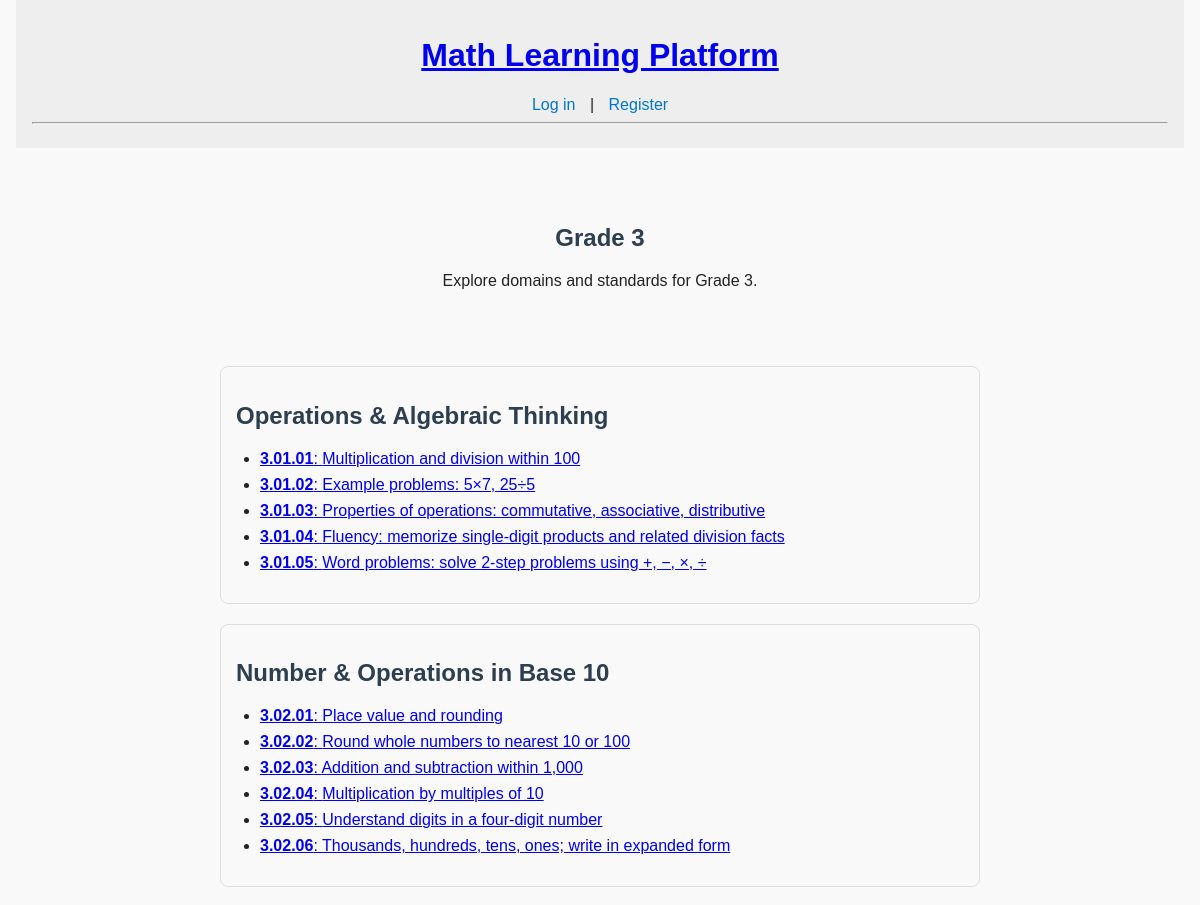
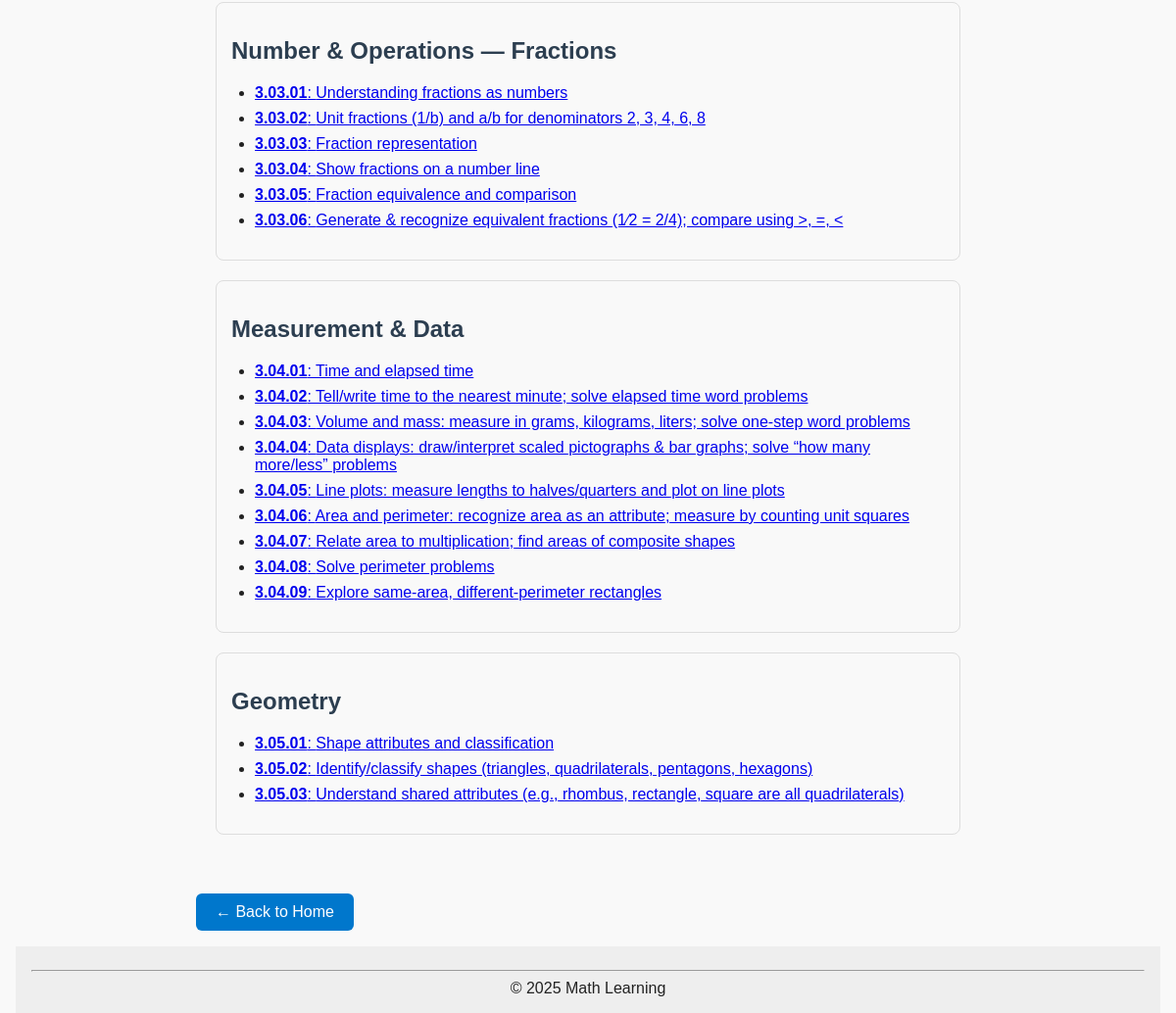
Before: /grade/3/ with the older database file (2 pictures, top to bottom).
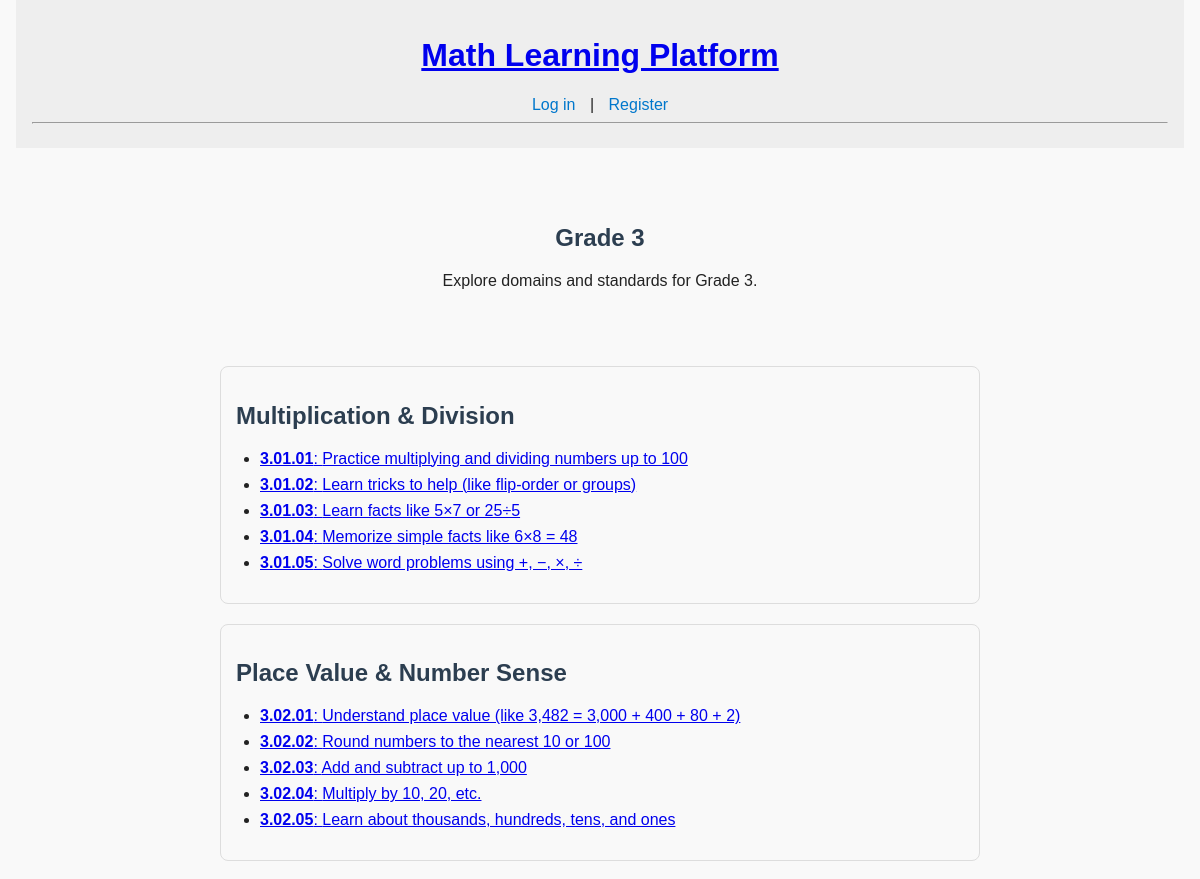
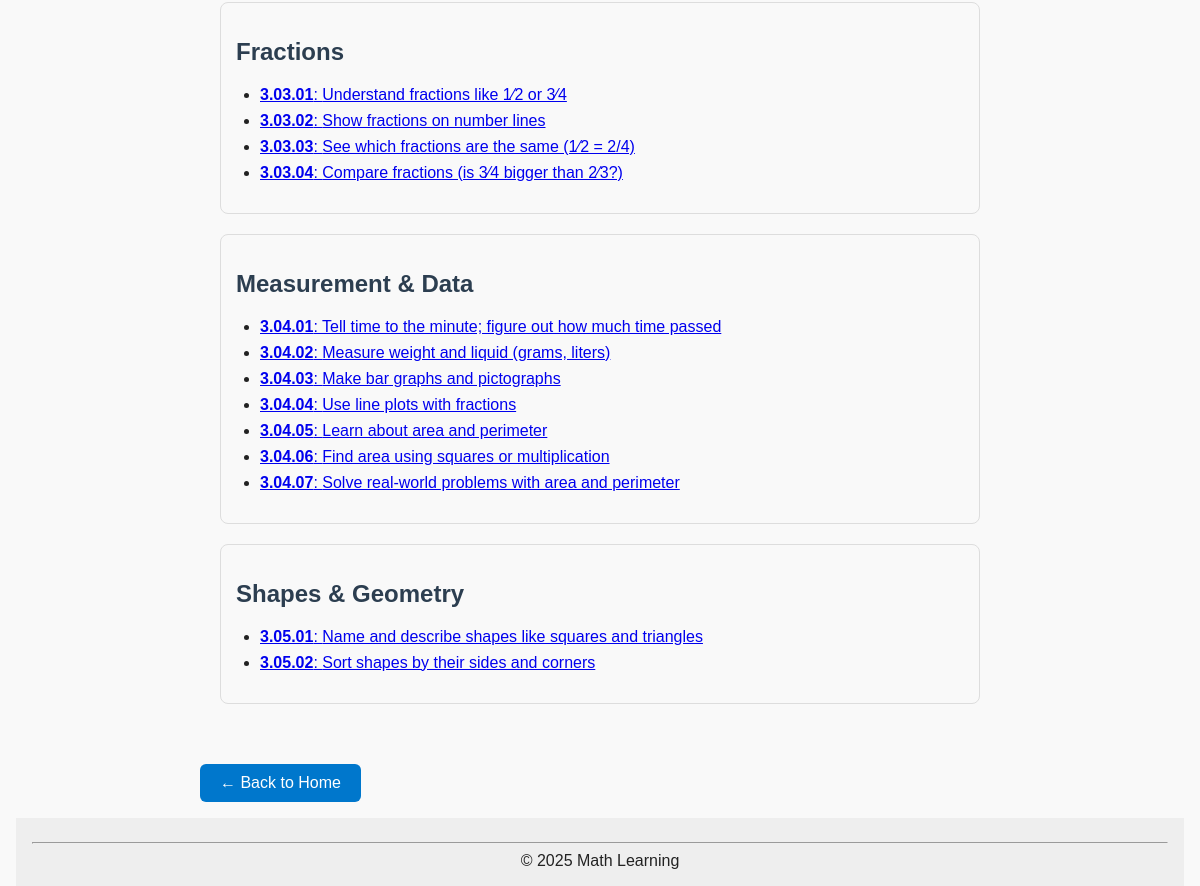
After: the same page with the newer database file (2 pictures, top to bottom).
### curriculum/models.py (models this page shows, shortened)
class Domain(models.Model):
    grade = models.ForeignKey(Grade, on_delete=models.CASCADE, related_name="domains")
    name  = models.CharField(max_length=100)
    slug  = models.SlugField(max_length=120, blank=True)
    sort_order = models.PositiveSmallIntegerField(default=00)
    class Meta:
        unique_together = ("grade", "name")
        ordering = ["grade__level", "sort_order", "name"]

class Standard(models.Model):
    domain      = models.ForeignKey(Domain, on_delete=models.CASCADE, related_name="standards")
    code        = models.CharField(max_length=20, unique=True)
    description = models.TextField()

### core/views.py (the view)
# urls.py: path("grade/<slug:grade_id>/", grades_view, name="grade_detail"),
def grades_view(request, grade_id):
    if grade_id.upper() == "SHSAT":
        level = 9
    elif grade_id.upper() == "SAT":
        level = 10
    else:
        level = int(grade_id)
    grade = Grade.objects.prefetch_related("domains__standards").filter(level=level).first()
    if not grade:
        return render(request, "core/grade_detail.html", {
            "page_title": "Not Found",
            "description": "No data available for this grade.",
            "grade": None,
        })
    page_title = str(grade)
    description = f"Explore domains and standards for {grade}."
    return render(request, "core/grade_detail.html", {
        "grade": grade,  # we now pass the full grade object
        "page_title": page_title,
        "description": description,
    })

### curriculum/models.py (called while the page is built)
    def __str__(self):
        special_names = {
            9: "SHSAT",
            10: "SAT",
        }
        return special_names.get(self.level, f"Grade {self.level}")

### core/templates/core/grade_detail.html (shortened to what this page needs)
{% extends "base.html" %}
{% block content %}
<section style="padding: 40px; text-align: center;">
  <h1>{{ page_title }}</h1>
  <p>{{ description }}</p>
</section>
{% if grade %}
  <section style="max-width: 900px; margin: 0 auto; padding: 20px;">
    {% for domain in grade.domains.all %}
      <div style="border: 1px solid #ddd; padding: 15px; margin-bottom: 20px; border-radius: 8px;">
        <h2>{{ domain.name }}</h2>
        {% if domain.standards.all %}
          <ul>
            {% for standard in domain.standards.all %}
              <li>
                 <a href="{% url 'curriculum:standard_detail' grade.level domain.slug standard.id %}">
                  <strong>{{ standard.code }}</strong>: {{ standard.description }}
                </a>
              </li>
            {% endfor %}
          </ul>
        {% else %}
          <p>No standards yet for this domain.</p>
        {% endif %}
      </div>
    {% endfor %}
  </section>
{% else %}
  <p style="text-align:center;">No grade data found.</p>
{% endif %}
<a href="{% url 'home' %}" style="margin-top: 20px; display: inline-block; padding: 10px 20px; background: #0077cc; color: #fff; text-decoration: none; border-radius: 6px;">
  ← Back to Home
</a>
{% endblock %}

### templates/base.html (shortened to what this page needs)
{% load static %}
<!DOCTYPE html>
<html lang="en">
<head>
  <link rel="stylesheet" href="{% static 'style.css' %}">
</head>
<body>
  <header>
    <h1><a href="/">Math Learning Platform</a></h1>
    <nav>
      {% if user.is_authenticated %}
        Hello, {{ user.username }} |
        <a href="{% url 'practice:skillset_list' %}">Practice</a> |
        <a href="{% url 'assessments:list' %}">Tests</a> |
        <a href="{% url 'gamification-page' %}">My Garden</a> |
        <form method="post" action="{% url 'logout' %}" style="display:inline;">
          {% csrf_token %}
          <button type="submit"
            style="background:none;border:none;color:blue;cursor:pointer;font:inherit;padding:0;margin:0;">
            Logout
          </button>
        </form>
      {% else %}
        <a href="{% url 'login' %}">Log in</a> |
        <a href="{% url 'register' %}">Register</a>
      {% endif %}
    </nav>
    <hr>
  </header>
  <main>
    {% block content %}{% endblock %}
  </main>
  <footer><hr>&copy; 2025 Math Learning</footer>
</body>
</html>

### static/style.css (style rules this page uses)
body { font-family: Arial, sans-serif; background-color: #f9f9f9; color: #222; margin: 0; padding: 0 1rem; }
header, footer { background-color: #eee; padding: 1rem; text-align: center; }
h1, h2, h3 { color: #2c3e50; }
nav a { margin: 0 10px; text-decoration: none; color: #0077cc; }
main { padding: 1rem; max-width: 800px; margin: auto; }
ul { padding-left: 1.5rem; }
ul li { margin-bottom: 0.5rem; }

Changed rows visible on the page:
removed Domain: name "Operations & Algebraic Thinking", Standard (code "3.01.01", description "Multiplication and division within 100"), Standard (code "3.01.02", description "Example problems: 5×7, 25÷5"), Standard (code "3.01.03", description "Properties of operations: commutative, associative, distributive"), Standard (code "3.01.04", description "Fluency: memorize single-digit products and related division facts"), Standard (code "3.01.05", description "Word problems: solve 2-step problems using +, −, ×, ÷")
removed Domain: name "Number & Operations in Base 10", Standard (code "3.02.01", description "Place value and rounding"), Standard (code "3.02.02", description "Round whole numbers to nearest 10 or 100"), Standard (code "3.02.03", description "Addition and subtraction within 1,000"), Standard (code "3.02.04", description "Multiplication by multiples of 10"), Standard (code "3.02.05", description "Understand digits in a four-digit number"), Standard (code "3.02.06", description "Thousands, hundreds, tens, ones; write in expanded form")
added Domain: name "Multiplication & Division", Standard (code "3.01.01", description "Practice multiplying and dividing numbers up to 100"), Standard (code "3.01.02", description "Learn tricks to help (like flip-order or groups)"), Standard (code "3.01.03", description "Learn facts like 5×7 or 25÷5"), Standard (code "3.01.04", description "Memorize simple facts like 6×8 = 48"), Standard (code "3.01.05", description "Solve word problems using +, −, ×, ÷")
added Domain: name "Place Value & Number Sense", Standard (code "3.02.01", description "Understand place value (like 3,482 = 3,000 + 400 + 80 + 2)"), Standard (code "3.02.02", description "Round numbers to the nearest 10 or 100"), Standard (code "3.02.03", description "Add and subtract up to 1,000"), Standard (code "3.02.04", description "Multiply by 10, 20, etc."), Standard (code "3.02.05", description "Learn about thousands, hundreds, tens, and ones")
changed Domain: name "Number & Operations — Fractions" → "Fractions"; gains Standard (code "3.03.01", description "Understand fractions like 1⁄2 or 3⁄4"); loses Standard (code "3.03.04", description "Show fractions on a number line"); loses Standard (code "3.03.05", description "Fraction equivalence and comparison"); loses Standard (code "3.03.06", description "Generate & recognize equivalent fractions (1⁄2 = 2/4); compare using >, =, <")
changed Standard: code "3.03.01" → "3.03.02"; description "Understanding fractions as numbers" → "Show fractions on number lines"
changed Standard: code "3.03.02" → "3.03.03"; description "Unit fractions (1/b) and a/b for denominators 2, 3, 4, 6, 8" → "See which fractions are the same (1⁄2 = 2/4)"
changed Standard: code "3.03.03" → "3.03.04"; description "Fraction representation" → "Compare fractions (is 3⁄4 bigger than 2⁄3?)"
changed Domain "Measurement & Data": loses Standard (code "3.04.07", description "Relate area to multiplication; find areas of composite shapes"); loses Standard (code "3.04.08", description "Solve perimeter problems"); loses Standard (code "3.04.09", description "Explore same-area, different-perimeter rectangles"); gains Standard (code "3.04.01", description "Tell time to the minute; figure out how much time passed"); gains Standard (code "3.04.02", description "Measure weight and liquid (grams, liters)"); gains Standard (code "3.04.03", description "Make bar graphs and pictographs"); loses Standard (code "3.04.05", description "Line plots: measure lengths to halves/quarters and plot on line plots"); loses Standard (code "3.04.06", description "Area and perimeter: recognize area as an attribute; measure by counting unit squares")
changed Standard: code "3.04.01" → "3.04.04"; description "Time and elapsed time" → "Use line plots with fractions"
changed Standard: code "3.04.02" → "3.04.05"; description "Tell/write time to the nearest minute; solve elapsed time word problems" → "Learn about area and perimeter"
changed Standard: code "3.04.03" → "3.04.06"; description "Volume and mass: measure in grams, kilograms, liters; solve one-step word problems" → "Find area using squares or multiplication"
changed Standard: code "3.04.04" → "3.04.07"; description "Data displays: draw/interpret scaled pictographs & bar graphs; solve “how many more/less” problems" → "Solve real-world problems with area and perimeter"
changed Domain: loses Standard (code "3.05.01", description "Shape attributes and classification"); loses Standard (code "3.05.02", description "Identify/classify shapes (triangles, quadrilaterals, pentagons, hexagons)"); loses Standard (code "3.05.03", description "Understand shared attributes (e.g., rhombus, rectangle, square are all quadrilaterals)"); name "Geometry" → "Shapes & Geometry"; gains Standard (code "3.05.01", description "Name and describe shapes like squares and triangles"); gains Standard (code "3.05.02", description "Sort shapes by their sides and corners")
